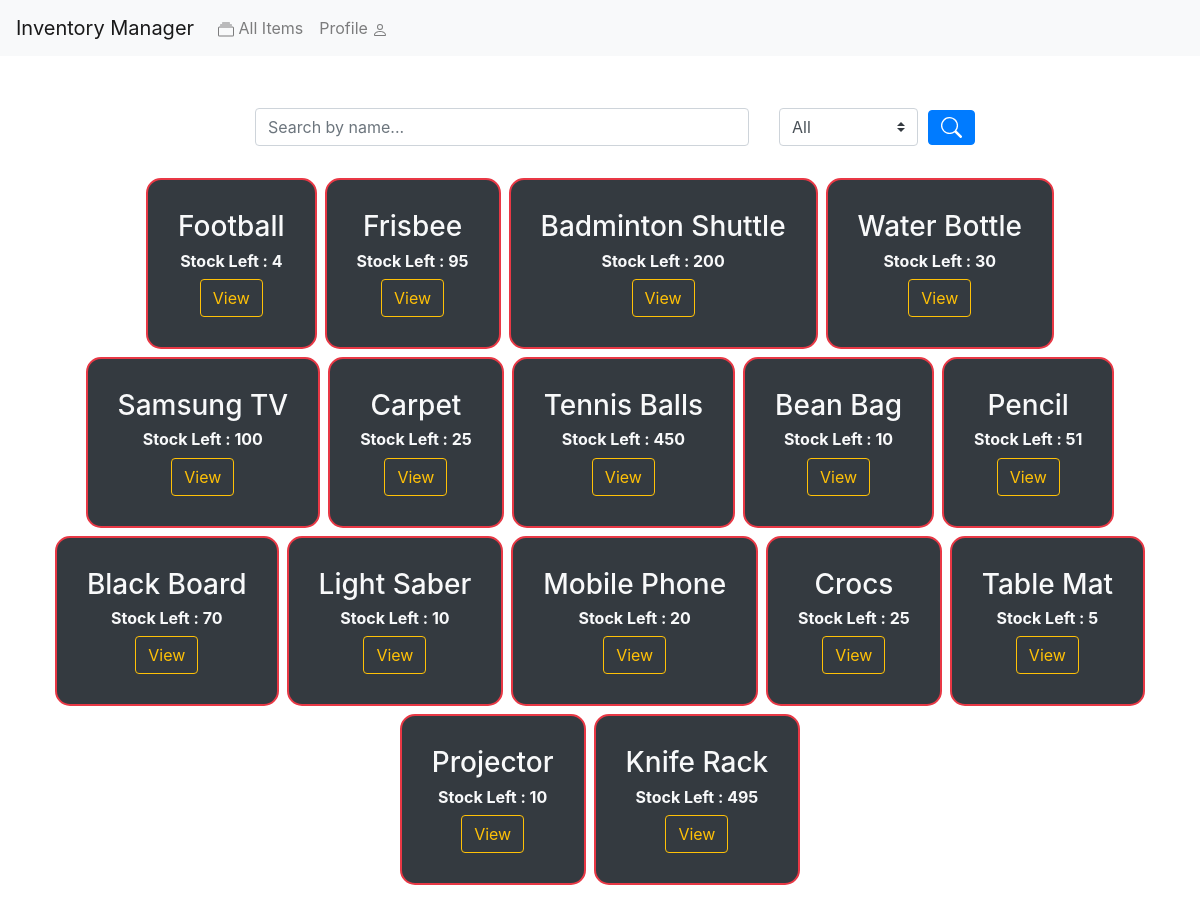
Page /inventory/home/ (signed in) on the committed database.
### inventory/models.py (models this page shows, shortened)
class Inventory(models.Model):
    item_name = models.CharField(max_length=50)
    description = models.TextField(default="This Item has no Description")
    stock = models.PositiveIntegerField()
    date_posted = models.DateTimeField(auto_now_add=True)
    category = models.ForeignKey(
        Category, on_delete=models.CASCADE, related_name="category_items")
    owner = models.ForeignKey(
        Moderator, on_delete=models.CASCADE, related_name="uploaded_items")
    class Meta:
        unique_together = ('category', 'item_name', 'description', 'owner')

### inventory/views.py (the view, shortened to what this page needs)
# urls.py: path('home/', views.inventory_home, name='inventory-home'),
@login_required(login_url='/accounts/login/')
def inventory_home(request):
    allowed_user = False
    search_category = ""
    displayed_objects = Inventory.objects.all()
    if len(Moderator.objects.filter(user=request.user)) != 0:
        allowed_user = True
    context = {
        'items': displayed_objects,
        'download_allowed': allowed_user,
        'current_category': search_category
    }
    return render(request, 'inventory/home.html', context)

### inventory/templates/inventory/home.html (shortened to what this page needs)
{% extends "inventory/base.html" %} {%block filter%}
<form method = "POST">
  <div style = "width: 60%; justify-content: center; align-items: center; display: flex; margin: auto;">
    <div class = "col">
    <input
      type="text"
      class="form-control"
      id="searched_item_name"
      placeholder="Search by name..."
      name = "item_name"
    />
  </div>
  <div class="col-auto my-1">
    <select class="custom-select mr-sm-2" id="category_filter" name = "search_category">
      <option value="All">All</option>
    </select>
  </div>
  <div class = "row">
    <button type="submit" class="btn btn-primary" style = "margin-left : 10px; justify-content: center; align-items: center; display: flex;">
    </button>
  </div>
</form>
{% endblock %}
{%block content%}
 {% for item in items%}
<div
  class="bg-dark text-light w-40 flex-column align-items-center m-1 d-flex"
  style = "border-radius: 15px;border : 2px solid #E83845; padding: 30px;"
>
  <h3>{{item.item_name}}</h3>
  <h6><strong>Stock Left : {{item.stock}}</strong></h6>
  <a class = "btn btn-outline-warning" href = "{%url 'item-details' item.id %}">View</a>
</div>
{% endfor %} {% endblock%}

### rows in the picture
Inventory: item_name "Football", stock "4"
Inventory: item_name "Frisbee", stock "95"
Inventory: item_name "Badminton Shuttle", stock "200"
Inventory: item_name "Water Bottle", stock "30"
Inventory: item_name "Samsung TV", stock "100"
Inventory: item_name "Carpet", stock "25"
Inventory: item_name "Tennis Balls", stock "450"
Inventory: item_name "Bean Bag", stock "10"
Inventory: item_name "Pencil", stock "51"
Inventory: item_name "Black Board", stock "70"
Inventory: item_name "Light Saber", stock "10"
Inventory: item_name "Mobile Phone", stock "20"
Inventory: item_name "Crocs", stock "25"
Inventory: item_name "Table Mat", stock "5"
Inventory: item_name "Projector", stock "10"
Inventory: item_name "Knife Rack", stock "495"
